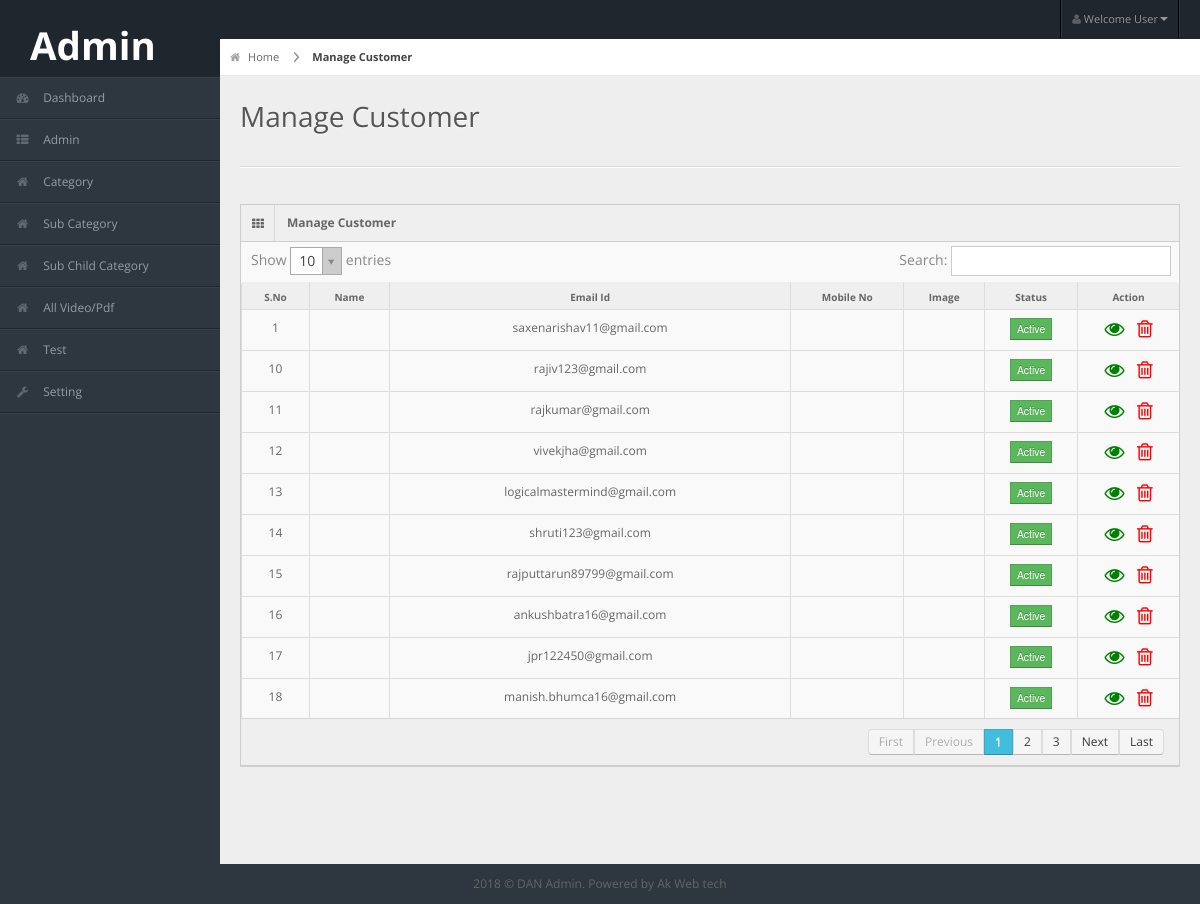
The page /manage_customer.php on the database its author committed.
### tables this page shows
CREATE TABLE `customer` (
  `id` int(11) NOT NULL,
  `name` varchar(255) NOT NULL,
  `username` varchar(250) NOT NULL,
  `email_id` varchar(50) NOT NULL,
  `mobile_no` varchar(50) NOT NULL,
  `image` varchar(100) NOT NULL,
  `password` varchar(50) NOT NULL,
  `fb_id` varchar(255) NOT NULL,
  `status` enum('0','1','2') NOT NULL COMMENT '0 - Deactive, 1 - Active, 2 - Suspend ',
  `mverify_code` int(11) NOT NULL,
  `created_on` datetime NOT NULL
);

### manage_customer.php (the view, shortened to what this page needs)
<?php
$customer = mysql_query("SELECT * FROM customer order by created_on desc");
?>
<!DOCTYPE html>
<html lang="en">
   <?php include("segment/head.php");?>
<body>
   <?php include("segment/header.php");?>
    <?php include("segment/left_sidebar.php");?>
<div id="content">
  <div id="content-header">
    <div id="breadcrumb"> <a href="dashboard.php" title="Go to Home" class="tip-bottom"><i class="icon-home"></i> Home</a> <a href="#" class="current">Manage Customer</a> </div>
    <h1>Manage Customer</h1>
  </div>
  <div class="container-fluid">
    <hr>
    <div class="row-fluid">
      <div class="span12">
        <div class="widget-box">
          <div class="widget-title"> <span class="icon"><i class="icon-th"></i></span>
            <h5>Manage Customer</h5>
          </div>
          <div class="widget-content nopadding">
		  <div class="table-responsive">
            <table class="table table-bordered data-table">
              <thead>
                <tr>
                  <th>S.No</th>
                  <th>Name</th>
                  <th>Email Id</th>
                  <th>Mobile No</th>
                  <th>Image</th>
                  <th>Status</th>
                  <th>Action</th>
                </tr>
              </thead>
              <tbody>
			  <?php
			  $sn=1;
			  while($customer_detail = mysql_fetch_array($customer)){?>
                <tr class="gradeX<?=$customer_detail['id']?>">
                  <td class="center"><?=$sn;?></td>
                  <td><?=ucfirst($customer_detail['fname'].' '.$customer_detail['lname']);?></td>
                  <td><?=$customer_detail['email_id'];?></td>
                  <td><?=$customer_detail['mobile_no'];?></td>
                  <td><?php if($customer_detail['image']!='' && file_exists('img/customer/'.$customer_detail['image'])){?>
			      <img src="img/customer/<?=$customer_detail['image']?>" height="25" width="25" ><?php } ?></td>
                  <td><?php if($customer_detail['status']=='1'){ echo '<button class="btn btn-success btn-mini">Active</button>'; }else if($customer_detail['status']=='2'){ echo '<button class="btn btn-warning btn-mini">Suspend</button>';}else{ echo '<button class="btn btn-danger btn-mini">Inactive</button>';} ?></td>
                  <td><a href="view_customer.php?id=<?=base64_encode($customer_detail['id']);?>"><span class="icon-eye-open"><span></a>
				  <a href="javascript:void(0);" onclick="Delete('<?php print $customer_detail['id'];?>','<?php print "Customer";?>')"><span class="icon-trash"><span></a>
				  </td>
                </tr>
			  <?php $sn++;} ?>
              </tbody>
            </table>
          </div>
          </div>
        </div>
      </div>
    </div>
  </div>
</div>
    <?php include("include/footer.php");?>
</body>
</html>

### css/matrix-style.css (style rules this page uses)
* { outline:none !important; -moz-outline: none !important; }
html, body { height:100% }
body { overflow-x: hidden; margin-top: -10px; font-family: 'Open Sans', sans-serif; font-size:12px; color:#666; }
a { color:#666; }
select, textarea, input[type="text"], input[type="password"], input[type="datetime"], input[type="datetime-local"], input[type="date"], input[type="month"], input[type="time"], input[type="week"], input[type="number"], input[type="email"], input[type="url"], input[type="search"], input[type="tel"], input[type="color"], .uneditable-input, .label, .dropdown-menu, .btn, .well, .progress, .table-bordered, .btn-group > .btn:first-child, .btn-group > .btn:last-child, .btn-group > .btn:last-child, .btn-group > .dropdown-toggle, .alert { border-radius:0px; }
.btn, textarea, input[type="text"], input[type="password"], input[type="datetime"], input[type="datetime-local"], input[type="date"], input[type="month"], input[type="time"], input[type="week"], input[type="number"], input[type="email"], input[type="url"], input[type="search"], input[type="tel"], input[type="color"], .uneditable-input { box-shadow:none; }
.progress, .progress-success .bar, .progress .bar-success, .progress-warning .bar, .progress .bar-warning, .progress-danger .bar, .progress .bar-danger, .progress-info .bar, .progress .bar-info, .btn, .btn-primary { background-image:none; }
hr { border-top-color:#dadada; }
#content { background: none repeat scroll 0 0 #eeeeee; margin-left: 220px; margin-right: 0; padding-bottom: 25px; position: relative; min-height:100%; width: auto; }
#content-header { position: abslute; width: 100%; margin-top: -38px; z-index: 20; }
#content-header h1 { color: #555555; font-size: 28px; font-weight: normal; float: none; text-shadow: 0 1px 0 #ffffff; margin-left: 20px; position: relative; }
#content-header h1, #content-header .btn-group { margin-top: 20px; }
#breadcrumb { background-color: #fff; border-bottom: 1px solid #e3ebed; }
#breadcrumb a { padding: 8px 20px 8px 10px; display: inline-block; background-image: url('../img/breadcrumb.png'); background-position: center right; background-repeat: no-repeat; font-size: 11px; color: #666666; }
#breadcrumb a:last-child { background-image:none; }
#breadcrumb a.current { font-weight: bold; color: #444444; }
#breadcrumb a i { margin-right: 5px; opacity: .6; }
.stat-boxes .peity_bar_good, .stat-boxes .peity_line_good, { color: #459D1C; }
.widget-box { background: none repeat scroll 0 0 #F9F9F9; border-left: 1px solid #CDCDCD; border-top: 1px solid #CDCDCD; border-right: 1px solid #CDCDCD; clear: both; margin-top: 16px; margin-bottom: 16px; position: relative; }
.widget-title, .modal-header, .table th, div.dataTables_wrapper .ui-widget-header { background:#efefef; border-bottom: 1px solid #CDCDCD; height: 36px; }
.widget-title span.icon { padding: 9px 10px 7px 11px; float: left; border-right:1px solid #dadada; }
.widget-title h5 { color: #666; float: left; font-size: 12px; font-weight: bold; padding: 12px; line-height: 12px; margin: 0; }
.widget-content { padding:15px; border-bottom: 1px solid #cdcdcd; }
.table th { height: auto; font-size: 10px; padding: 5px 10px 2px; border-bottom: 0; text-align: center; color: #666666; }
.nopadding { padding: 0 !important; }
.nopadding .table { margin-bottom: 0; }
.nopadding .table-bordered { border: 0; }
.icon-eye-open { font-size: 20px; color:green; }
.icon-trash { font-size: 20px; color:red; }
.dataTable td { text-align:center; }

### css/matrix-media.css (style rules this page uses)
body { background:#2E363F; }

### segment/head.php (style rules this page uses)
.table-responsive { min-height:.01%; overflow-x:auto }

### rows shown on the page
customer: email "saxenarishav11@gmail.com", status "Active"
customer: email "rajiv123@gmail.com", status "Active"
customer: email "rajkumar@gmail.com", status "Active"
customer: email "vivekjha@gmail.com", status "Active"
customer: email "logicalmastermind@gmail.com", status "Active"
customer: email "shruti123@gmail.com", status "Active"
customer: email "rajputtarun89799@gmail.com", status "Active"
customer: email "ankushbatra16@gmail.com", status "Active"
customer: email "jpr122450@gmail.com", status "Active"
customer: email "manish.bhumca16@gmail.com", status "Active"
